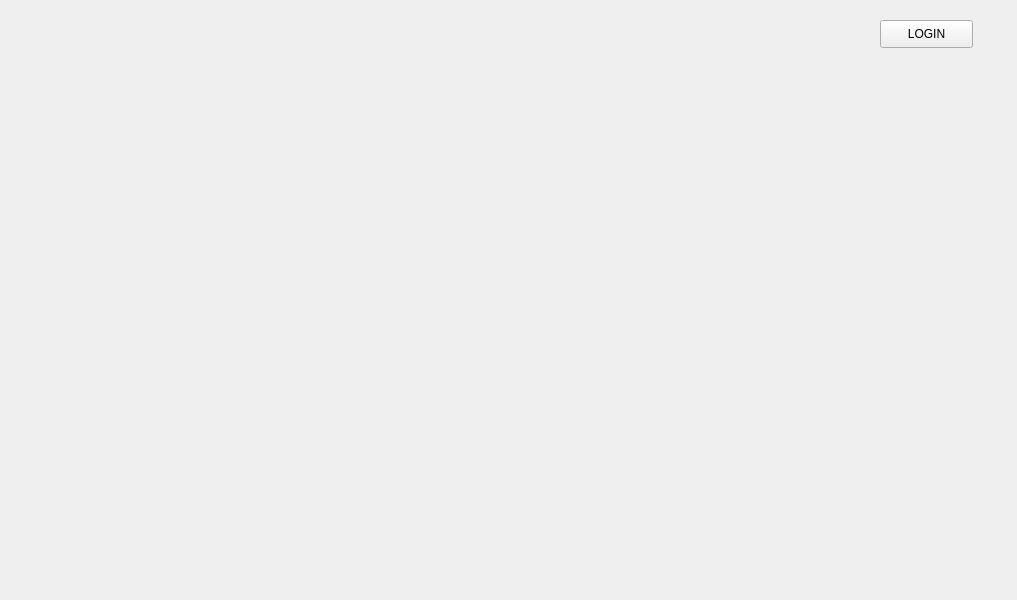
<?xml version="1.0" encoding="UTF-8"?>
<ui version="4.0">
 <class>gogreen</class>
 <widget class="QMainWindow" name="gogreen">
  <property name="geometry">
   <rect>
    <x>0</x>
    <y>0</y>
    <width>1017</width>
    <height>600</height>
   </rect>
  </property>
  <property name="windowTitle">
   <string>gogreen</string>
  </property>
  <widget class="QWidget" name="centralwidget">
   <widget class="QLabel" name="label">
    <property name="geometry">
     <rect>
      <x>0</x>
      <y>0</y>
      <width>0</width>
      <height>16</height>
     </rect>
    </property>
    <property name="text">
     <string/>
    </property>
   </widget>
   <widget class="QPushButton" name="pushButton">
    <property name="geometry">
     <rect>
      <x>880</x>
      <y>20</y>
      <width>93</width>
      <height>28</height>
     </rect>
    </property>
    <property name="text">
     <string>LOGIN</string>
    </property>
   </widget>
  </widget>
 </widget>
 <resources/>
 <connections/>
</ui>
